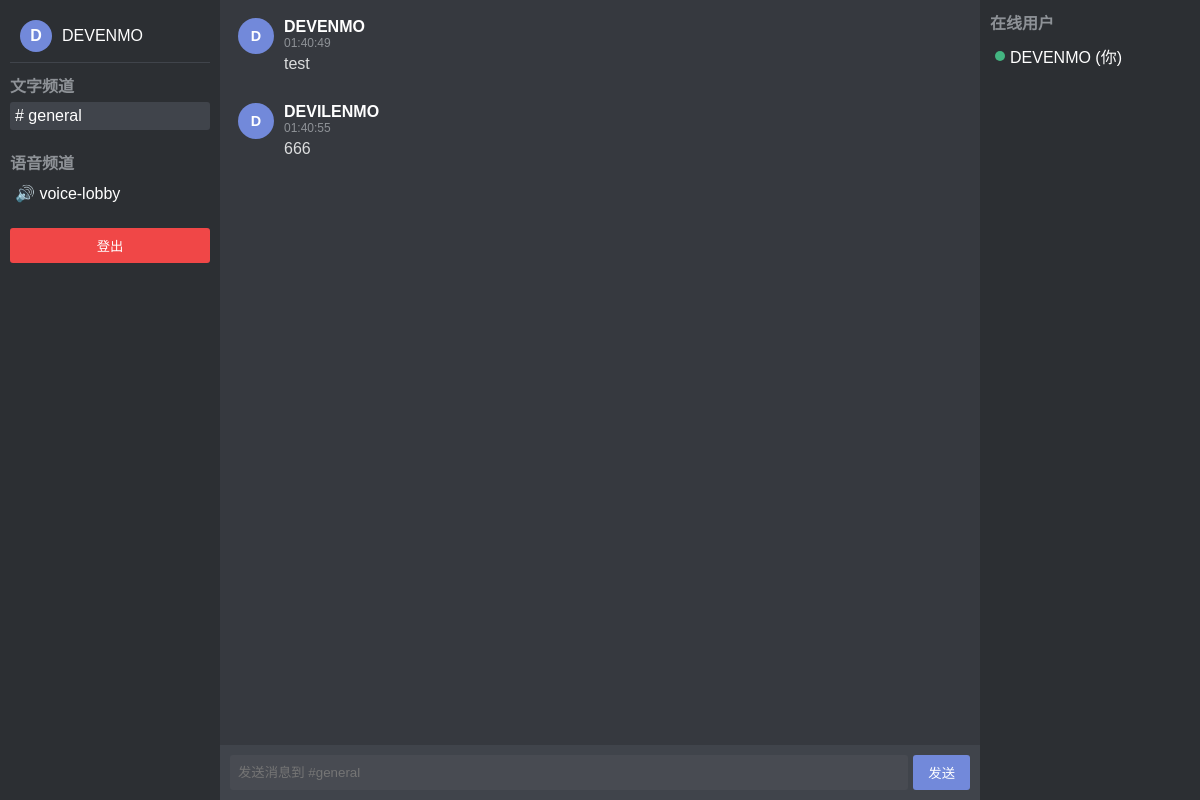
Page /channel/1 (signed in) on the committed database.
### models.py (models this page shows)
class User(db.Model, UserMixin):
    id = db.Column(db.Integer, primary_key=True)
    username = db.Column(db.String(80), unique=True, nullable=False)
    password = db.Column(db.String(200), nullable=False)
    is_admin = db.Column(db.Boolean, default=False)
    created_at = db.Column(db.DateTime, default=datetime.utcnow)
    avatar_url = db.Column(db.String(255), nullable=True)
    auto_join_voice = db.Column(db.Boolean, default=False)
    messages = db.relationship('Message', backref='user', lazy=True)
    voice_sessions = db.relationship('VoiceSession', backref='user', lazy=True)

class Channel(db.Model):
    id = db.Column(db.Integer, primary_key=True)
    name = db.Column(db.String(80), nullable=False)
    channel_type = db.Column(db.String(10), nullable=False)  # 'text' or 'voice'
    created_at = db.Column(db.DateTime, default=datetime.utcnow)
    is_private = db.Column(db.Boolean, default=False, nullable=False) # 新增 is_private 字段
    messages = db.relationship('Message', backref='channel', lazy=True)
    voice_sessions = db.relationship('VoiceSession', backref='channel', lazy=True)
    members = db.relationship(
        'User',
        secondary=channel_members,
        lazy='subquery', # 或者 'dynamic'，subquery 通常在加载时获取所有成员
        backref=db.backref('joined_channels', lazy=True) # 用户加入的频道列表
    )

class Message(db.Model):
    id = db.Column(db.Integer, primary_key=True)
    content = db.Column(db.Text, nullable=False)
    timestamp = db.Column(db.DateTime, default=datetime.utcnow)
    user_id = db.Column(db.Integer, db.ForeignKey('user.id'), nullable=False)
    channel_id = db.Column(db.Integer, db.ForeignKey('channel.id'), nullable=False)

### app.py (the view, shortened to what this page needs)
@app.route('/channel/<int:channel_id>')
@login_required
def channel(channel_id):
    channel_obj = Channel.query.get_or_404(channel_id) # Renamed to avoid conflict
    if channel_obj.is_private and not current_user.is_admin and current_user not in channel_obj.members:
        flash('您没有权限访问此私有频道。', 'error')
        return redirect(url_for('main'))
    text_channels_query = Channel.query.filter_by(channel_type='text')
    voice_channels_query = Channel.query.filter_by(channel_type='voice')
    if not current_user.is_admin:
        text_channels = [ch for ch in text_channels_query.all() if not ch.is_private or current_user in ch.members]
        voice_channels = [ch for ch in voice_channels_query.all() if not ch.is_private or current_user in ch.members]
    else:
        text_channels = text_channels_query.all()
        voice_channels = voice_channels_query.all()
    if channel_obj.channel_type == 'text':
        messages = Message.query.filter_by(channel_id=channel_id).order_by(Message.timestamp).all()
        return render_template('main.html',
                              current_channel=channel_obj,
                              messages=messages,
                              text_channels=text_channels,
                              voice_channels=voice_channels)

### app.py (called while the page is built)
@login_manager.user_loader
def load_user(user_id):
    return User.query.get(int(user_id))

### templates/main.html (shortened to what this page needs)
{% extends "base.html" %}
{% block content %}
<div class="sidebar">
    <div class="user-avatar-container" onclick="location.href='{{ url_for('settings') }}';">
        {% if current_user.avatar_url %}
            <img src="{{ current_user.avatar_url }}" alt="User Avatar" class="avatar-image">
        {% else %}
            <div class="avatar-placeholder">
                <span class="avatar-text">{{ current_user.username[0].upper() }}</span>
            </div>
        {% endif %}
        <span class="username-display">{{ current_user.username }}</span>
    </div>
    <div class="channel-list">
        <div class="channel-header">文字频道</div>
        {% for channel in text_channels %}
        <div class="channel {% if current_channel and current_channel.id == channel.id %}current-channel{% endif %}"
             onclick="location.href='{{ url_for('channel', channel_id=channel.id) }}';">
            {% if channel.is_private %}🔒 {% endif %}# {{ channel.name }}
        </div>
        {% endfor %}
    </div>
    <div class="channel-list">
        <div class="channel-header">语音频道</div>
        {% for channel in voice_channels %}
        <div class="channel {% if current_channel and current_channel.id == channel.id %}current-channel{% endif %}"
             onclick="location.href='{{ url_for('channel', channel_id=channel.id) }}';">
            {% if channel.is_private %}🔒 {% endif %}🔊 {{ channel.name }}
        </div>
        {% endfor %}
    </div>
    <div style="margin-top: 10px;">
        <button onclick="location.href='{{ url_for('logout') }}';"
                style="width: 100%; padding: 8px; background-color: #f04747; color: white; border: none; border-radius: 3px; cursor: pointer;">
            登出
        </button>
    </div>
</div>
<div class="main-content">
    {% if current_channel %}
        {% if current_channel.channel_type == 'text' %}
            <div class="chat-container" id="chat-container">
                {% if messages %}
                    {% for message in messages %}
                    <div class="message" id="message-{{ message.id }}">
                        <div class="message-avatar">
                            {% if message.user.avatar_url %}
                                <img src="{{ message.user.avatar_url }}" alt="{{ message.user.username }} avatar" class="avatar-image-sm">
                            {% else %}
                                <div class="avatar-placeholder-sm">
                                    <span class="avatar-text-sm">{{ message.user.username[0].upper() }}</span>
                                </div>
                            {% endif %}
                        </div>
                        <div class="message-content-container">
                            <span class="username">{{ message.user.username }}</span>
                            <span class="timestamp">{{ message.timestamp.strftime('%H:%M:%S') }}</span>
                            <div class="content">{{ message.content }}</div>
                        </div>
                    </div>
                    {% endfor %}
                {% else %}
                    <div style="text-align: center; margin-top: 20px; color: #8e9297;">
                        没有消息。发送第一条消息开始聊天吧！
                    </div>
                {% endif %}
            </div>
            <div class="message-input">
                <input type="text" id="message-input" placeholder="发送消息到 #{{ current_channel.name }}">
                <button onclick="sendMessage()">发送</button>
            </div>
        {% endif %}
    {% endif %}
</div>
<div class="user-list">
    <div class="channel-header">在线用户</div>
    <div id="online-users">
        <div class="user">
            <div class="user-status online"></div>
            <span>{{ current_user.username }} (你)</span>
        </div>
    </div>
</div>
{% endblock %}

### static/css/style.css (style rules this page uses)
body { font-family: Arial, sans-serif; margin: 0; padding: 0; display: flex; height: 100vh; }
.sidebar { width: 200px; background-color: #2c2f33; color: #ffffff; padding: 10px; overflow-y: auto; }
.main-content { flex-grow: 1; background-color: #36393f; color: #ffffff; display: flex; flex-direction: column; }
.user-list { width: 200px; background-color: #2c2f33; color: #ffffff; padding: 10px; overflow-y: auto; }
.channel-list { margin-bottom: 20px; }
.channel-header { font-weight: bold; margin-bottom: 5px; color: #8e9297; }
.channel { padding: 5px; margin: 2px 0; border-radius: 3px; cursor: pointer; }
.current-channel { background-color: #40444b; }
.chat-container { flex-grow: 1; display: flex; flex-direction: column; padding: 10px; overflow-y: auto; }
.message-input { padding: 10px; background-color: #40444b; display: flex; }
.message-input input { flex-grow: 1; padding: 8px; border: none; border-radius: 3px; background-color: #484b52; color: #ffffff; }
.message-input button { margin-left: 5px; padding: 8px 15px; border: none; border-radius: 3px; background-color: #7289da; color: white; cursor: pointer; }
.message { display: flex; align-items: flex-start; margin-bottom: 12px; padding: 8px; }
.message-avatar { margin-right: 10px; flex-shrink: 0; }
.avatar-placeholder-sm { width: 36px; height: 36px; border-radius: 50%; background-color: #7289da; display: flex; justify-content: center; align-items: center; font-weight: bold; }
.avatar-text-sm { color: white; font-size: 0.9em; }
.message-content-container { display: flex; flex-direction: column; }
.message-content-container .username { font-weight: bold; margin-right: 8px; color: #fff; }
.message-content-container .timestamp { font-size: 0.75em; color: #8e9297; margin-bottom: 3px; }
.message-content-container .content { word-wrap: break-word; line-height: 1.4; color: #dcddde; }
.user { display: flex; align-items: center; padding: 5px; margin: 2px 0; border-radius: 3px; }
.user-status { width: 10px; height: 10px; border-radius: 50%; margin-right: 5px; }
.online { background-color: #43b581; }
.avatar-text { color: white; font-weight: bold; }
.user-avatar-container { display: flex; align-items: center; padding: 10px; cursor: pointer; border-bottom: 1px solid #40444b; margin-bottom: 10px; }
.avatar-placeholder { width: 32px; height: 32px; border-radius: 50%; background-color: #7289da; display: flex; justify-content: center; align-items: center; margin-right: 10px; }
.avatar-text { color: white; font-weight: bold; font-size: 1em; }
.username-display { color: #ffffff; font-weight: 500; overflow: hidden; text-overflow: ellipsis; white-space: nowrap; }

### rows in the picture
User: username "D", username "DEVENMO"
Channel: name "general", name "发送消息到 #general"
Channel: name "voice-lobby"
Message: user "D", user.username "DEVENMO", timestamp "01:40:49", content "test"
Message: user "D", user.username "DEVILENMO", timestamp "01:40:55", content "666"
